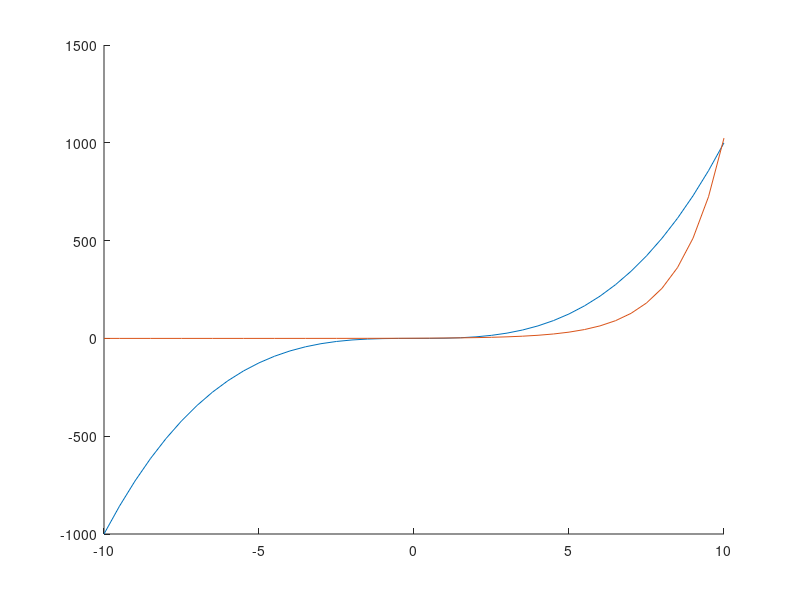

Write MATLAB code to recreate this figure.
clc;clear;

A =  [-10:0.5:10];
B = zeros(size(A));
C = zeros(size(A));


for i = 1:length(A)
    B(i) = A(i)^3;
    C(i) = pow2(A(i));
end

hold on;
plot(A,B);
plot(A,C);
hold off;